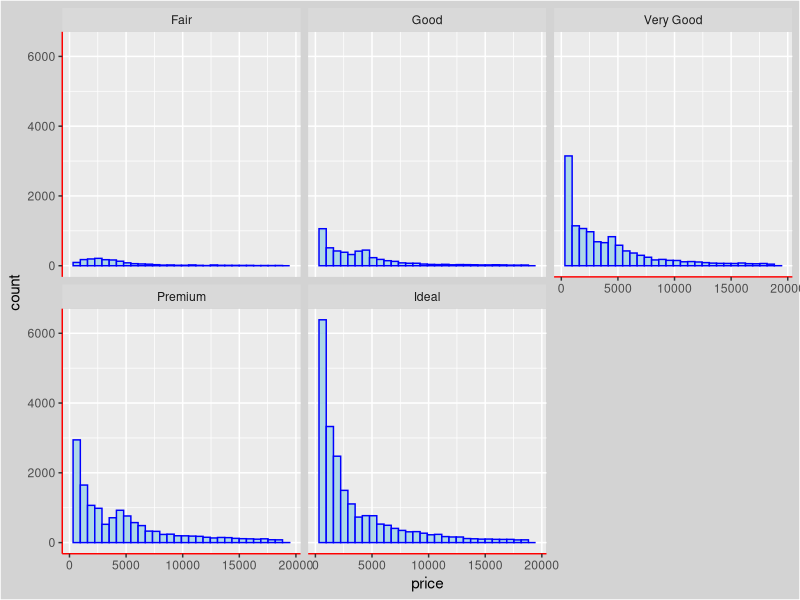

The R script that drew this image:
## ---- chunk 1
library(tidyverse)

ggplot(diamonds, aes(x = price)) +
  geom_histogram(color = "blue", fill = "lightblue") +
  facet_wrap(~ cut) +
  theme(plot.background = element_rect(fill = "lightgrey"),
        axis.line = element_line(color = "red"))
